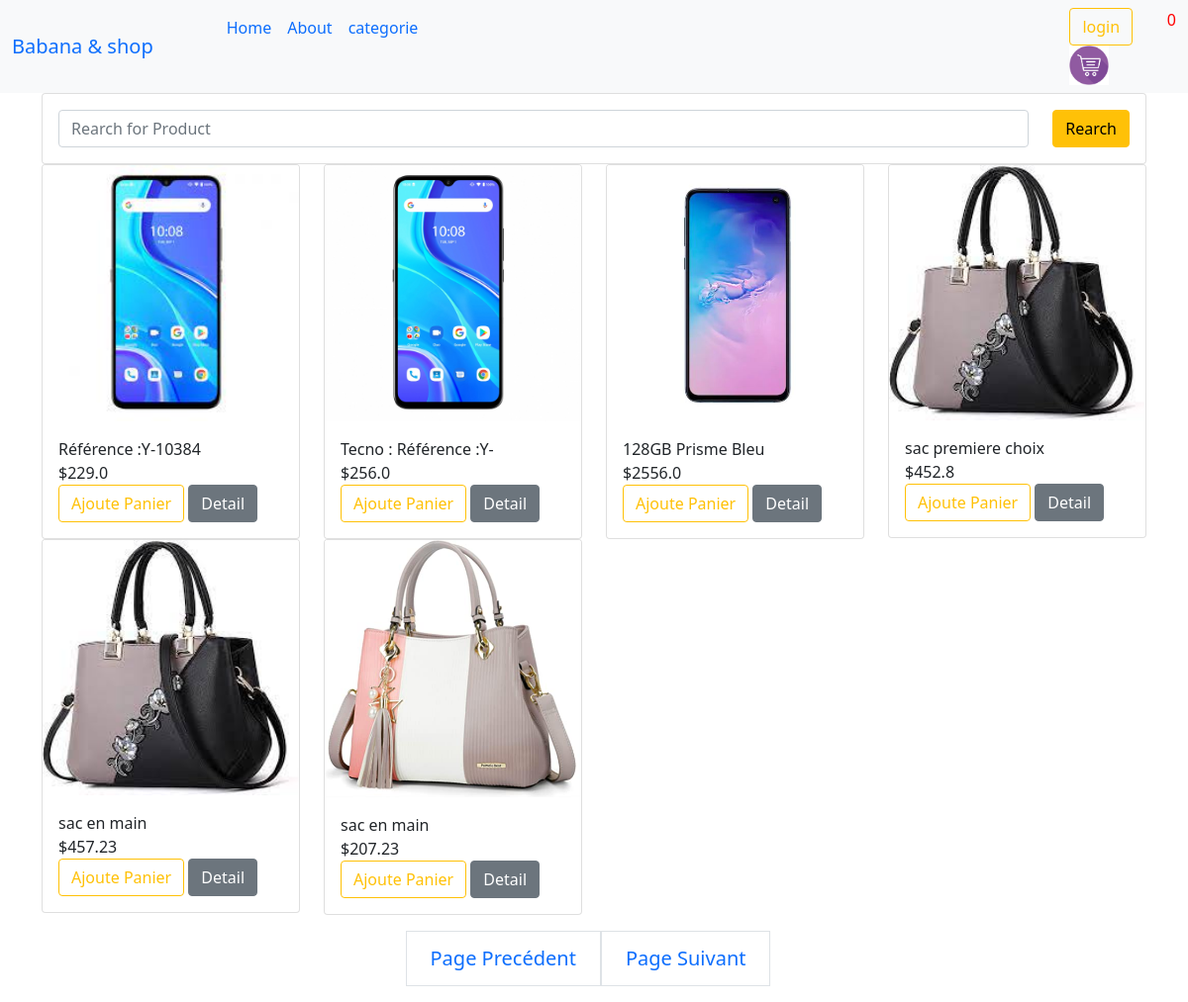
The page / on the database its author committed.
### blog/models.py (models this page shows, shortened)
class Produts(models.Model):
    category = models.ManyToManyField(Category)
    tilte = models.CharField(max_length=200)
    name = models.CharField(max_length=200)
    bio = models.TextField(max_length=200)
    imag = models.ImageField(upload_to='images',  blank=True, null=True)
    price_sell =  models.FloatField(default=False)
    time_see = models.TimeField(auto_now=True)
    date_publ= models.DateTimeField( auto_now=False, auto_now_add=False)

### blog/views.py (the view)
# urls.py: path('', views.index, name='index'),
def index(request, ):
    produt = Produts.objects.all()
    item_name = request.GET.get('item_name')
    if item_name !='' and  item_name is not None :
        produt = produt.filter(tilte__icontains=item_name)
    paginator = Paginator(produt, 4)
    page_number = request.GET.get('page')
    pag_obj = paginator.get_page(page_number)
    context = {'produt': produt , 'pag_obj':pag_obj}
    return render(request, 'blog/index.html', context)

### Templates/blog/index.html (shortened to what this page needs)
{% extends 'blog/base.html' %}
{% load static %}
{% block content %}
 <div class="container  ">
   <div class="row">
       <div class="col-md-12">
         <form class="card card-sm">
           <div class="card-body row no-gutters  align-items-center">
            <div class="col">
              <input type="rearch" name="item_name" placeholder="Rearch for Product" class="form-control form-control-borderless">
            </div>
            <div class="col-auto">
             <button class="btn btn-warning" type="submit" >Rearch</button>
            </div>
           </div>
          </form>
       </div>
   </div>
  <div class="row"  >
  {% for pro in produt  %}
   <div class=" col-md-3  ">
    <div class="card">
      <img src="{{pro.imag.url}}" class="card-img-top" alt="...">
      <div class="card-body">
        <div class="card-text">
          {{pro.name}}
       </div>
        <div class="card-text">
          ${{pro.price_sell}}
       </div>
        <a href="#" class="btn btn-outline-warning "> Ajoute Panier </a>
         <a class="btn btn-secondary " href="/{{  produt.id }}">Detail </a>
      </div>
      </div>
    </div>
   {% endfor %}
<nav class="pagination pagination-lg justify-content-center mt-3">
       <ul class="pagination pagination-lg  ">
             {% if pag_obj.has_next %}
            <a  class= "page-link "href="?page={{pag_obj.paginator_num_pages}}"> Page Precédent</a>
            <a class="page-link " href="?page={{pag_obj.next_page_number}}"> Page Suivant </a>
             {% endif %}
         </ul>
     </nav>
  {% endblock  %}

### Templates/blog/base.html (shortened to what this page needs)
<!DOCTYPE html>
<html lang="en">
<head>
    <link href="https://cdn.jsdelivr.net/npm/bootstrap@5.0.2/dist/css/bootstrap.min.css" rel="stylesheet"
>
     {% load static  %}
     <link rel="stylesheet" type="css" href="{% static 'css/style.css'%}">
</head>
<body>
    {% include "footer/navbar.html" %}
    <div class="conatainer  ">
    {% block content %}
    {% endblock %}
    </div>
</body>
</html>

### Templates/footer/navbar.html (shortened to what this page needs)
{% load static %}
<nav class="navbar navbar-expand-lg navbar-white  bg-light ">
  <div class="container-fluid">
    <a class="navbar-brand" href="/">Babana & shop</a>
    <div  class="collapse navbar-collapse" id="navbarNav">
      <ul style="padding-left: 50px;"  class="navbar-nav">
        <li class="nav-item">
          <a class="nav-link active" aria-current="page" href="/">Home</a>
        </li>
        <li class="nav-item">
          <a class="nav-link" href="{% url 'about' %}">About</a>
        </li>
        <li class="nav-item">
          <a class="nav-link" href="{% url 'category' %}">categorie</a>
        </li>
          <div class="form-inline" style="padding-left:650px;">
          <a class="btn btn-outline-warning" href="{% url 'login' %}">login</a>
          <img id="card-icon" style="width: 40px;" src="{% static 'images/images.png'%}" alt="">
          </div>
          <p class="" style="color: red" >0</p>
      </div>
  </div>
</nav>

### rows shown on the page
Produts: imag (picture), name "Référence :Y-10384", price_sell "229.0"
Produts: imag (picture), name "Tecno : Référence :Y-", price_sell "256.0"
Produts: imag (picture), name "128GB Prisme Bleu", price_sell "2556.0"
Produts: imag (picture), name "sac premiere choix", price_sell "452.8"
Produts: imag (picture), name "sac en main", price_sell "457.23"
Produts: imag (picture), name "sac en main", price_sell "207.23"
